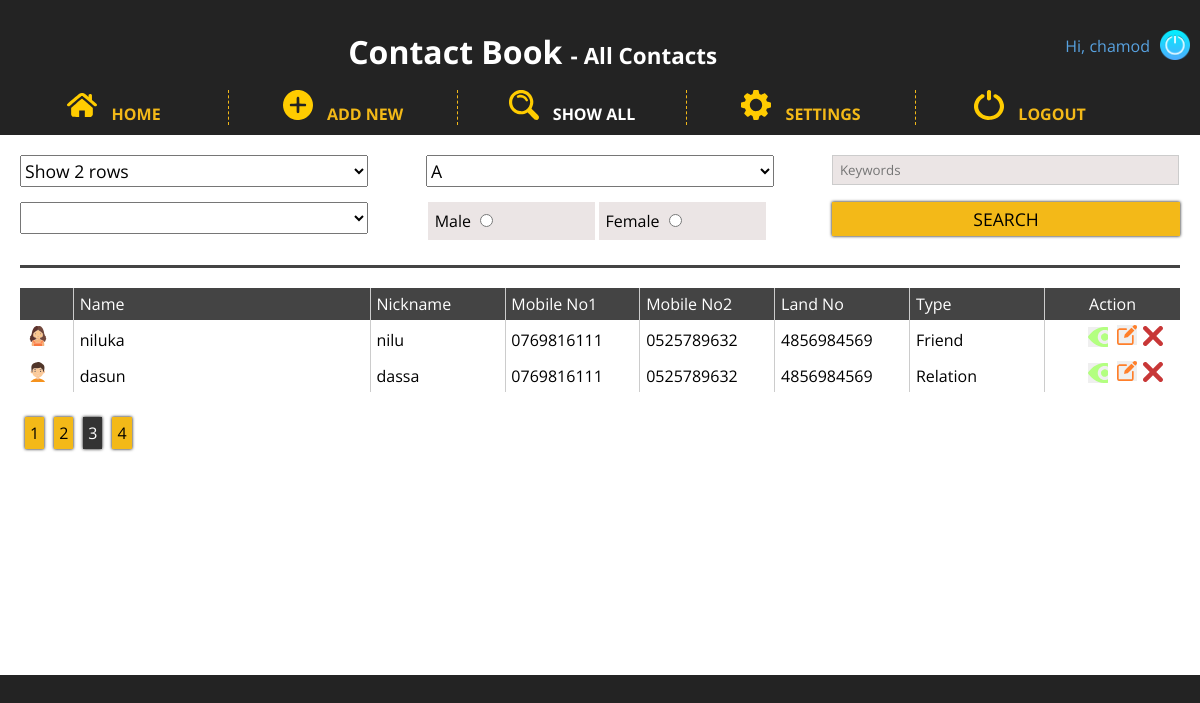
Page /all.php?page=2 (signed in) on the committed database.
### tables this page shows
CREATE TABLE `contacts` (
  `id` int(11) NOT NULL,
  `name` varchar(30) NOT NULL,
  `nick` varchar(12) NOT NULL,
  `email` varchar(100) NOT NULL,
  `mobile1` varchar(12) NOT NULL,
  `mobile2` varchar(12) NOT NULL,
  `landline` varchar(12) NOT NULL,
  `address` varchar(160) NOT NULL,
  `type` tinyint(4) NOT NULL,
  `gender` tinyint(4) NOT NULL,
  `note` varchar(160) NOT NULL
);

### all.php (the view, shortened to what this page needs)
<?php
    include "inc_header.php";
?>
    <?php include "inc_menus.php"; ?>
        <form>
            <div class="item">
                <select name="limit">
                    <option value="2" <?php if(isset($_GET['limit']) && $_GET['limit']==2) echo 'selected'; ?>>Show 2 rows</option>
                </select>
            </div>
            <div class="item">
                <select name="letter">
                    <?php
                        $letters = array('a','b','c','d','e','f','g','h','i','j','k','l','m','n','o','p','q','r','s','t','u','v','w','x','y','z');
                        foreach($letters as $l){
                            echo '<option value="',$l,'"';
                            if(isset($_GET['letter']) && $_GET['letter']==$l) echo 'selected';
                            echo '>',strtoupper(($l)),'</option>';
                        }
                    ?>
                </select>
            </div>
            <div class="item">
                <input type="text" placeholder="Keywords" class="in1" name="keywords" value="<?php echo $_GET['keywords'] ?? '';?>">
            </div>
            <div class="item">
                <select name="type">
                    <option value=""></option>
                    <option value="1" <?php if(isset($_GET['type']) && $_GET['type']==1) echo 'selected';?>>Friend</option>
                </select>
            </div>
            <div class="item">
                <label class="gender">Male <input type="radio" name="gender" value="1" <?php if(isset($_GET['gender']) && $_GET['gender']==1) echo 'selected';?>></label>
                <label class="gender">Female <input type="radio" name="gender" value="2"<?php if(isset($_GET['gender']) && $_GET['gender']==2) echo 'selected';?>></label>
            </div>
            <div class="item">
                <input type="submit" value="SEARCH" name="search" class="in2">
            </div>
        </form>
        <ul id="row">
            <li class="col1"></li>
            <li class="col2">Name</li>
            <li>Nickname</li>
            <li>Mobile No1</li>
            <li>Mobile No2</li>
            <li>Land No</li>
            <li>Type</li>
            <li class="col3">Action</li>
        </ul>
        <?php
        try{
            include "db_connection.php";
            $query = "SELECT `id`, `name`, `nick`, `email`, `mobile1`, `mobile2`, `landline`, `gender`, `type` FROM `contacts` WHERE 1";
            $query_array = array();
            $stmt = $db->prepare($query);
            $stmt->execute($query_array);
            $count = $stmt->rowCount();
            $pageno = $_GET['page'] ?? 0;
            $result_per_page = $_GET['limit'] ?? 2;
            $query .=" LIMIT ?, ? ";
            array_push($query_array, $pageno * $result_per_page, $result_per_page);
            $stmt = $db->prepare($query);
            $stmt->execute($query_array);
            $result = $stmt->fetchAll();
            $typeArr = array('Other','Friend','Relation','Co-worker');
            $genderArr=array(1=> 'male', 2 => 'female');
            foreach($result as $r){
                echo '<ul>
                    <li class="col1"><div class="',$genderArr[$r['gender']],'"></div></li>
                    <li class="col2">',$r['name'],'</li>
                    <li>',$r['nick'],'</li>
                    <li>',$r['mobile1'],'</li>
                    <li>',$r['mobile2'],'</li>
                    <li>',$r['landline'],'</li>
                    <li>',$typeArr[$r['type']],'</li>
                    <li class="col3">
                        <button class="view" data-id="',$r['id'],'"></button>
                        <button class="edit" data-id="',$r['id'],'"></a>
                        <a href="all.php?id=',$r['id'],'&delete=yes" class="delete"></a>
                    </li>
                </ul>';
            }
        }catch(PDOException $error){
            echo $error->getMessage();
        }
        ?>
        <?php
            if($count > $result_per_page){
                echo '<div id="pagination">';
                    $pagination_count = $count/$result_per_page;
                    for($i=0; $i<$pagination_count; $i++){
                        echo '<a href="',$_SERVER['REQUEST_URI'];
                        echo strpos($_SERVER['REQUEST_URI'],'?') ? '&' : '?';
                        $class = isset($_GET['page']) && $i==$_GET['page'] ? 'current' : 'pg';
                        echo 'page=',$i,'"class="',$class,'">',($i+1),'</a>';
                    }
                echo '</div>';
            }
        ?>
    </main>
</body>
</html>

### style.css (style rules this page uses)
body { padding-top: 80px; margin: 0; background: #232323; font-family: 'Open Sans', sans-serif; }

### all.php (style rules this page uses)
ul { list-style: none; display: table; width: 100%; margin: 0; padding: 0; }
li { display: table-cell; padding: 5px .5%; width: 10%; border-right: 1px solid #ccc; font-family: 'Open Sans', sans-serif; overflow: hidden; }
#row { background: #444; color: #fff; }
.male, .view, .edit, .delete, .female { width: 20px; height: 20px; background-size: cover; display: inline-block; margin: 0 2px; }
.male { background-image: url('icons/male.svg'); background-size: cover; }
.female { background-image: url('icons/female.svg'); background-size: cover; }
.view { background-image: url('icons/view.svg'); border: none; }
.edit { background-image: url('icons/edit.svg'); border: none; }
.delete { background-image: url('icons/delete.svg'); margin-left: 20px; }
.col1 { width: 4%; }
.col2 { width: 22%; }
.col3 { border-right: 0; text-align: center; }
.pg { background: #f3b918; color: #000; box-shadow: 0 0 3px #000; }
.dots, .pg, .current { padding: 5px; text-decoration: none; margin: 5px; float: left; font-size: 1em; }
.current { background: #333; color: #fff; box-shadow: 0 0 3px #000; }
#pagination { margin-top: 20px; }
form { margin-bottom: 20px; width: 100%; display: flex; flex-wrap: wrap; justify-content: space-between; border-bottom: 3px solid #444; padding-bottom: 10px; }
.in1 { width: 250px; background: #ebe5e5; padding: 8px; border: 1px solid #ccc; font-family: 'Open Sans', sans-serif; }
.in2 { background: #f3b918; color: #000; width: 120px; margin: 0 5px; padding: 5px 0; border: none; box-shadow: 0 0 3px #000; font-family: 'Open Sans', sans-serif; font-size: 1.1em; }
.gender { background: #ebe5e5; padding: 8px; float: left; margin: 0 2px; }
select { font-family: 'Open Sans', sans-serif; font-size: 1.1em; padding: 2px 0; }
@media screen and (max-width:1220px) { .item { width: 30%; margin-bottom: 15px; } }
@media screen and (max-width:1220px) { select { width: 100%; } }
@media screen and (max-width:1220px) { .in1 { width: 95%; padding: 5px 2%; } }
@media screen and (max-width:1220px) { .in2 { width: 100%; margin: 0; } }
@media screen and (max-width:1220px) { .gender { width: 44.1%; padding: 8px 2%; margin: 0 .5%; } }

### rows in the picture
contacts: shows a picture, name "niluka", nick "nilu", mobile1 "0769816111", mobile2 "0525789632", landline "4856984569", type "Friend"
contacts: shows a picture, name "dasun", nick "dassa", mobile1 "0769816111", mobile2 "0525789632", landline "4856984569", type "Relation"

### other values in the picture
$_SESSION['name'] "chamod"
$page_name[$page_id] "All Contacts"
form field letter "A"
